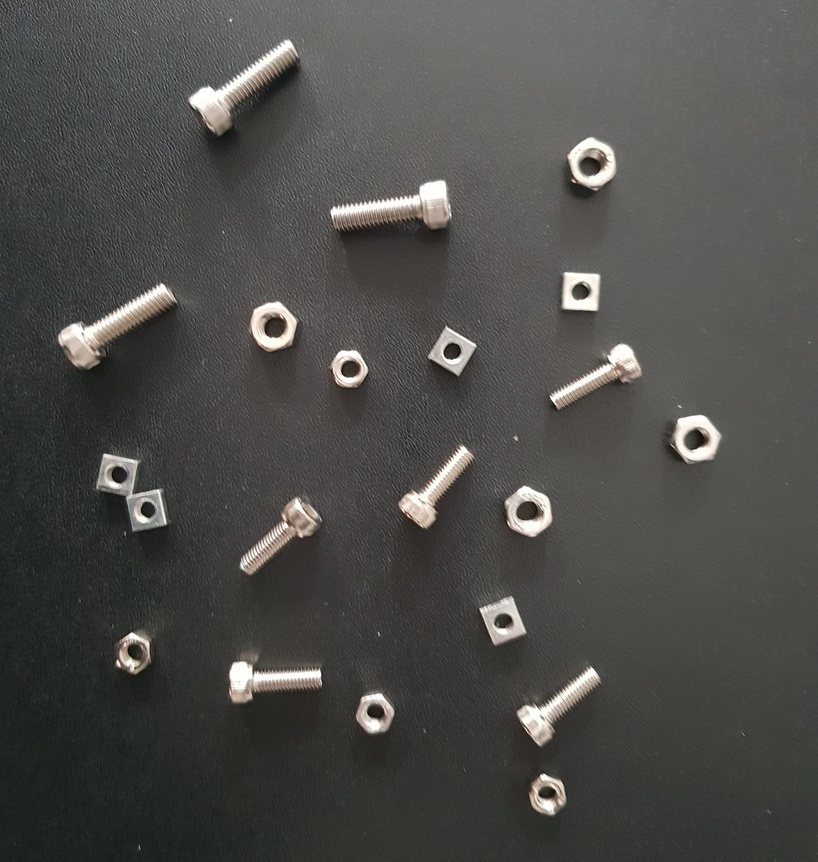
//> input picture Images/Lab_GrayScale_TestImage.jpg, 818 x 862 px, shrunk from 1459 x 1537 before the run
$ ./LAB1_Preprocessing   (built with g++ and OpenCV 4)
//> lines starting //> are read from the running program, lines starting //| are printed output that depends on the picture; after the words box and inside, x2 and y2 are one past the last pixel; in counts of white or black regions, pixels touching at a corner belong together
### Lab/LAB1_GrayscaleSegmentation/myFunc.h
#pragma once
#define _CRT_SECURE_NO_WARNGINS

#include <iostream>
#include <opencv2/opencv.hpp>
#include <opencv2/highgui/highgui.hpp>
#include <opencv2/imgproc/imgproc.hpp>

using namespace cv;
using namespace std;

// Function Definition
void checkLoad(Mat src);

void plotHist(Mat src, string plotname, int width, int height);

### Lab/LAB1_GrayscaleSegmentation/myFunc.cpp
#pragma once

#include "myFunc.h"

// Function Definition

void checkLoad(Mat src) {

	if (src.empty()) {

		cout << "File Read Failed : src is empty" << endl;
		waitKey(0);
	}
}


// [29 lines left out: function plotHist, not called in this run]

### Lab/LAB1_GrayscaleSegmentation/LAB1_Preprocessing.cpp
#include "myFunc.h"

Mat src, dst, srcGray, dstBlur, dstThresh, dstMorph, dstContour, dstLapla;

int threshold_value = 115;
int threshold_type = 0;
int Cval = 0;

int const max_value = 255;
int const max_binary_value = 255;

// Initialization of # of each component
int Bolt_M5 = 0;
int Bolt_M6 = 0;
int M6_HEXA_NUT = 0;
int M5_HEXA_NUT = 0;
int M5_SQUARE_NUT = 0;

double length = 0;

vector<vector<Point>> contours;
std::vector<std::vector<Point>> M6_BOLT;
std::vector<std::vector<Point>> M5_BOLT;
std::vector<std::vector<Point>> M5_HEX_NUT;
std::vector<std::vector<Point>> M6_HEX_NUT;
std::vector<std::vector<Point>> M5_RECT_NUT;

// Global variables for Morphology
int element_shape = MORPH_RECT;
int n = 3;
Mat element = getStructuringElement(element_shape, Size(n, n));

int scale = 1;
int delta = 0;
int ddepth = CV_16S;

void main(){

	int i = 5;
	Size kernelSize = cv::Size(i, i);

	src = imread("Lab_GrayScale_TestImage.jpg", IMREAD_COLOR);
//> src is the input picture: 862 rows x 818 cols, CV_8UC3; mean B, G, R 73.6, 76.7, 77.3
	checkLoad(src);

	// Preprocess 1 : gray scale - Blur - Threshold - Erode
	cvtColor(src, srcGray, CV_BGR2GRAY);

	medianBlur(srcGray, dstBlur, 5);

	threshold(dstBlur, dstThresh, threshold_value, max_binary_value, threshold_type);
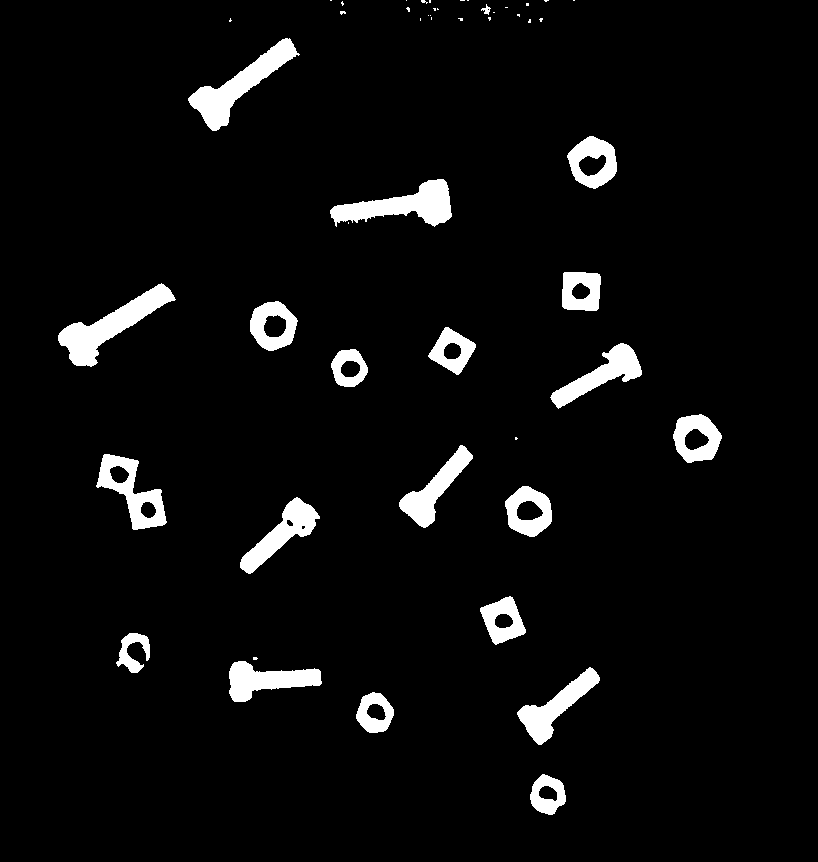
//> dstThresh: 862 rows x 818 cols, CV_8UC1; 4.8% white; 50 white regions (29 under 20 px), largest, box (x1, y1, x2, y2) and area: (58, 283, 176, 367) 3116, (188, 38, 300, 131) 2965, (330, 179, 452, 227) 2798

	Laplacian(dstThresh, dstLapla, ddepth, 9, scale, delta, cv::BORDER_DEFAULT);
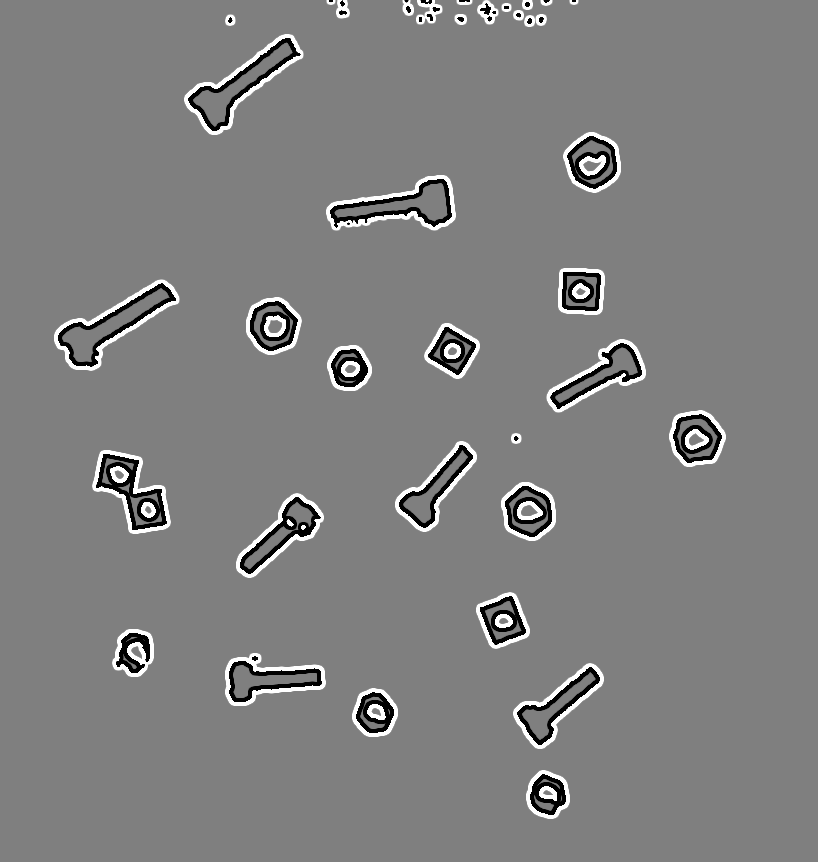
//> dstLapla: 862 rows x 818 cols, CV_16SC1; min -32768, max 32767, mean 94.8; drawn with min black and max white
	dstThresh.convertTo(dstThresh, CV_16S);
	//dstLapla = dstThresh - dstLapla;
	dstLapla.convertTo(dstLapla, CV_8U);
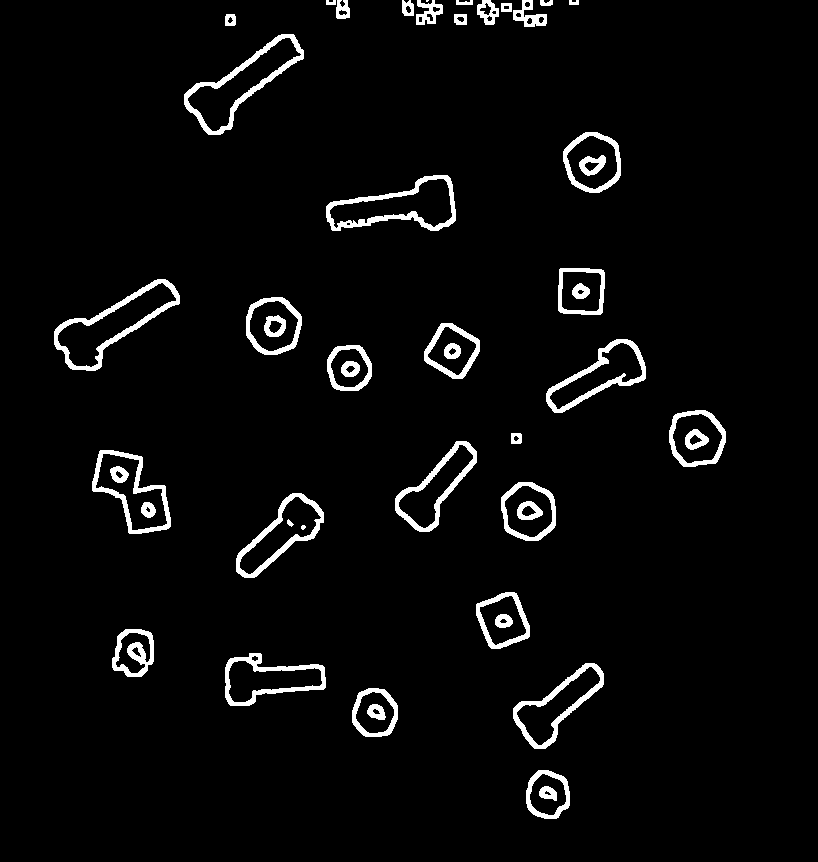
//> dstLapla: 862 rows x 818 cols, CV_8UC1; 3.8% white; 48 white regions (2 under 20 px), largest, box (x1, y1, x2, y2) and area: (54, 279, 180, 371) 1731, (184, 34, 304, 135) 1720, (326, 175, 456, 231) 1625

	//dilate(dstLapla, dstMorph, element, Point(-1, -1), 4);
	//erode(dstMorph, dstMorph, element, Point(-1, -1), 2);

	namedWindow("Contoured image", WINDOW_FREERATIO);
	imshow("Contoured image", dstLapla);

	waitKey(0);

}
